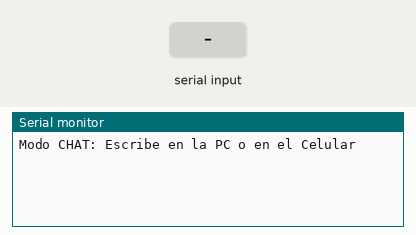
Simulated run of this sketch. Board: Arduino Uno, built with avr-gcc and run on an emulated ATmega328P. Shown: the last lines printed to the serial monitor. The inputs (shaded band) are chosen by the test bench.

Above: at 1.2 s.
1.3 s: "1" received over the second serial link
At 2.5 s:
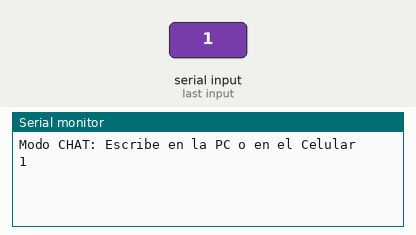
2.8 s: "0" received over the second serial link
At 3.8 s:
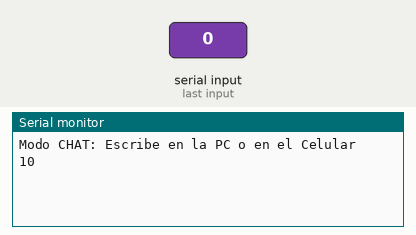

Measured:
- after the input at 1.3 s, the serial monitor: prints a new line at once (image 1)
- after the input at 2.8 s, the serial monitor: prints a new line at once (image 2)

The sketch:

PRUEBA_HC_06.ino
```cpp
// PRUEBA 4: BLUETOOTH
#include <SoftwareSerial.h>

// RX en 10, TX en 11
SoftwareSerial BT(10, 11);

void setup() {
  Serial.begin(9600); // Comunicación con PC
  BT.begin(9600);     // Comunicación con HC-06
  Serial.println("Modo CHAT: Escribe en la PC o en el Celular");
}

void loop() {
  // Si el Bluetooth manda algo, mostrarlo en PC
  if (BT.available()) {
    Serial.write(BT.read());
  }

  // Si la PC manda algo, enviarlo al Bluetooth
  if (Serial.available()) {
    BT.write(Serial.read());
  }
}
```
